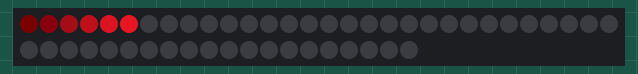
This sketch was run on a simulated Arduino Uno, built with avr-gcc and run on an emulated ATmega328P. On the bench: 50 RGB LEDs in strip order, left to right, continuing on the next row. Dim RGB values are drawn brighter than linear.

Above: at 0.15 s.
At 0.77 s:
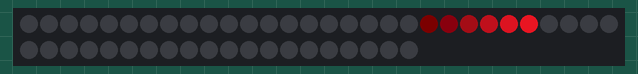
At 1.39 s:
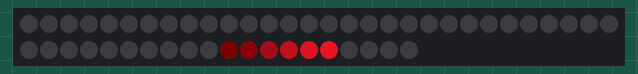

Measured:
- by itself, everything shown: repeats every 1.5 s, in 5 steps

The sketch:

white-stars.ino
```cpp
#include "FastLED.h"

/**   PROGRAMMING
 *
 *     Load with card: ArduinoUNO
 *     Programmer:     AVR ISP
**/
const int led_pin = 13;
const int transmit_pin = 12;
const int receive_pin = 11;
const int transmit_en_pin = 3;

// How many leds in your strip?
#define NUM_LEDS 50

// For led chips like Neopixels, which have a data line, ground, and power, you just
// need to define DATA_PIN.  For led chipsets that are SPI based (four wires - data, clock,
// ground, and power), like the LPD8806, define both DATA_PIN and CLOCK_PIN
#define DATA_PIN 3
#define CLOCK_PIN 13

// Define the array of leds
CRGB leds[NUM_LEDS];

void setup() {
  FastLED.addLeds<WS2801, DATA_PIN, CLOCK_PIN, RGB>(leds, NUM_LEDS);
}


void loop() {
	int i = 0;
  int msDelay = 30;

  //pink
  int hue = 250;
  int sat = 180;

  while ( 1 ) {

    int led_0 = (i) % NUM_LEDS;
    int led_1 = (i+1) % NUM_LEDS;
    int led_2 = (i+2) % NUM_LEDS;
    int led_3 = (i+3) % NUM_LEDS;
    int led_4 = (i+4) % NUM_LEDS;
    int led_5 = (i+5) % NUM_LEDS;

    leds[led_0] = CHSV( hue, sat, 25);
    leds[led_1] = CHSV( hue, sat, 50);
    leds[led_2] = CHSV( hue, sat, 100);
    leds[led_3] = CHSV( hue, sat, 150);
    leds[led_4] = CHSV( hue, sat, 200);
    leds[led_5] = CHSV( hue, sat, 225);

    FastLED.show();
    leds[led_0]   = CRGB::Black;
    leds[led_1]   = CRGB::Black;
    leds[led_2]   = CRGB::Black;
    leds[led_3]   = CRGB::Black;
    leds[led_4]   = CRGB::Black;
    leds[led_5]   = CRGB::Black;
    i++;
    delay(msDelay);

    if ( i >= NUM_LEDS ) {
      i=0; //reset to sync
      break;
    }
  }//while
}//loop
```
